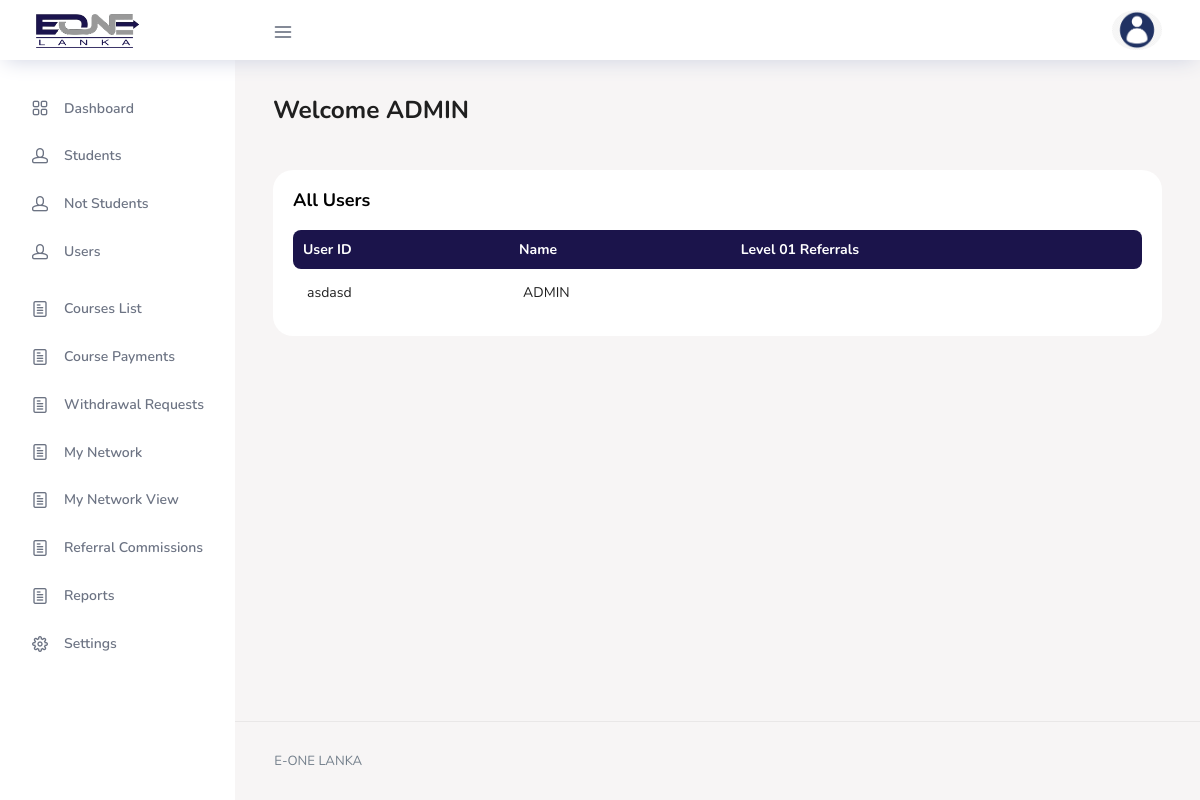
Screenshot of /dashboard/network.php (signed in) with the database file from the repository.
### tables this page shows
CREATE TABLE `user` (
  `user_id` int(11) NOT NULL AUTO_INCREMENT,
  `user_name` varchar(256) DEFAULT NULL,
  `user_password` varchar(20) DEFAULT NULL,
  `role_id` int(11) DEFAULT NULL,
  `reg_date` datetime DEFAULT NULL,
  `isagreed` int(11) DEFAULT 0,
  PRIMARY KEY (`user_id`),
  UNIQUE KEY `unique_username` (`user_name`),
  KEY `role_id` (`role_id`),
  CONSTRAINT `user_ibfk_1` FOREIGN KEY (`role_id`) REFERENCES `role` (`role_id`)
);

CREATE TABLE `user_detail` (
  `user_detail_id` int(11) NOT NULL AUTO_INCREMENT,
  `name` varchar(40) DEFAULT NULL,
  `user_id` int(11) DEFAULT NULL,
  `address` varchar(100) DEFAULT NULL,
  `telephone_number` varchar(20) DEFAULT NULL,
  `mobile_number` varchar(20) DEFAULT NULL,
  `email` varchar(256) DEFAULT NULL,
  `level_id` int(11) DEFAULT NULL,
  `referral_id` int(11) DEFAULT NULL,
  `network_referral_id` int(11) DEFAULT NULL,
  `network_date` datetime DEFAULT NULL,
  `user_img` varchar(64) DEFAULT NULL,
  PRIMARY KEY (`user_detail_id`),
  KEY `user_id` (`user_id`),
  KEY `level_id` (`level_id`),
  KEY `referral_id` (`referral_id`),
  KEY `user_detail_ibfk_5` (`network_referral_id`),
  CONSTRAINT `user_detail_ibfk_2` FOREIGN KEY (`user_id`) REFERENCES `user` (`user_id`) ON DELETE CASCADE ON UPDATE CASCADE,
  CONSTRAINT `user_detail_ibfk_3` FOREIGN KEY (`level_id`) REFERENCES `level` (`level_id`),
  CONSTRAINT `user_detail_ibfk_4` FOREIGN KEY (`referral_id`) REFERENCES `referral` (`referral_id`),
  CONSTRAINT `user_detail_ibfk_5` FOREIGN KEY (`network_referral_id`) REFERENCES `referral` (`referral_id`)
);

### classes/control.php (called while the page is built, shortened)
<?php
include 'DBConnection.php';
class control_functions
{
	private $con = '';
	public function __construct()
	{
		$this->dbcon = new dbcon();
		$this->con = $this->dbcon->dbcon_function();
	}
	public function select1DB($query)
	{
		if (!empty($query)) {
			if ($result = $this->con->query($query)) {
				return $result->fetch_assoc();
			}else{
				return array('data' => 'Query failed');
			}
		} else {
			return array('data' => 'Query is empty');
		}
	}
	public function selectDB($query)
	{
		if (!empty($query)) {
			$results = $this->con->query($query);
			if ($results) {
				$rowCount = mysqli_num_rows($results);
				return $resp_arr = array('rowCount' => $rowCount, 'data' => $results);
			}
		} else {
			return $resp_arr = array('rowCount' => 0, 'data' => 'Query is empty');
		}
	}
}

### classes/DBConnection.php (called while the page is built, shortened)
<?php
class dbcon {
    function dbcon_function() {
        $this->con = mysqli_connect("localhost", "root", "", "eone");
        if (mysqli_connect_errno()) {
            echo "faild to connect to MYSQL: " . mysqli_connect_error();
        } else {
            return $this->con;
        }
    }
}

### dashboard/network.php (the view, shortened to what this page needs)
<!DOCTYPE html>
<html lang="en">
<?php require_once 'head.php'; ?>
<body>
  <div class="container-scroller">
    <?php require_once 'header.php'; ?>
      <div class="main-panel">
        <div class="content-wrapper">
          <div class="row">
            <div class="col-md-12 grid-margin">
              <div class="row">
                <div class="col-12 col-xl-8 mb-4 mb-xl-0">
                  <h3 class="font-weight-bold">Welcome <?php echo $accountName; ?></h3>
                </div>
                <div class="col-12 col-xl-4">
                </div>
              </div>
            </div>
          </div>
          <div class="row">
            <div class="col-md-12 grid-margin stretch-card">
              <div class="card">
                <div class="card-body">
                  <p class="card-title">All Users</p>
                  <div class="row">
                    <div class="col-12">
                      <div class="table-responsive">
                        <table id="example" class="display expandable-table" style="width:100%">
                          <thead>
                            <tr>
                              <th>User ID</th>
                              <th>Name</th>
                              <th>Level 01 Referrals</th>
                              <?php
                            $queryStudents = "SELECT * FROM `user` u,  `user_detail` d WHERE u.`user_id` = d.`user_id`";
                            $execQueryStudents = $db->selectDB($queryStudents);
                            foreach ($execQueryStudents['data'] as $resultStudents) {
                              $lvel_peoples = "";
                            ?>
                              <tr>
                                <td><?php echo $resultStudents['email'];  ?></td>
                                <td><?php echo $resultStudents['name'];  ?></td>
                                <td><?php echo $lvel_peoples;  ?></td>
                              </tr>
                            <?php } ?>
                            </tr>
                          </thead>
                      </table>
                      </div>
                    </div>
                  </div>
                  </div>
                </div>
              </div>
            </div>
        </div>
        <?php require_once 'footer.php'; ?>
      </div>
    </div>
  </div>
</body>
</html>

### rows the page displays
user: user_detail.name "ADMIN"
user_detail: email "asdasd", name "ADMIN"
